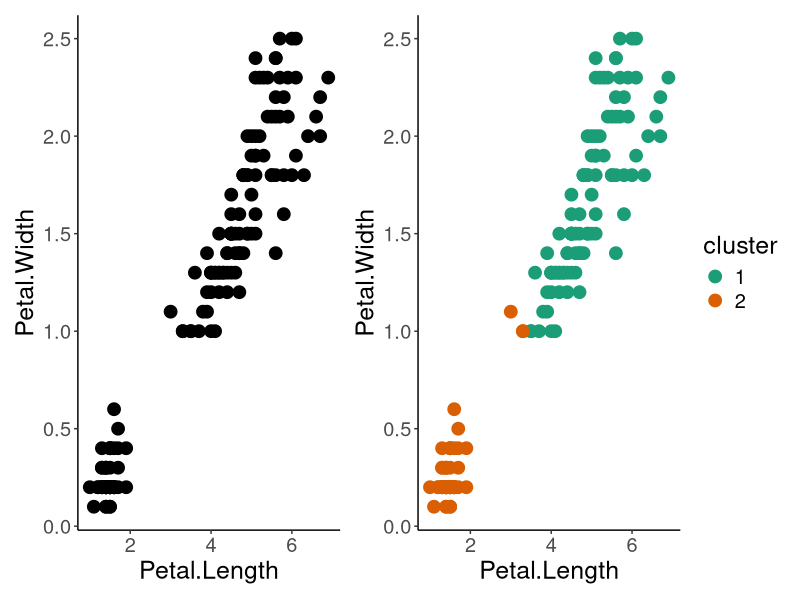

Generate this figure with R:
## ---- chunk 1
library(dplyr)
library(ggplot2)
library(patchwork)

data(iris)

p1 <- iris %>% ggplot(aes(Petal.Length, Petal.Width)) +
    geom_point(size = 4) +
    theme_classic() +
    theme(text = element_text(size = 18))

iris_for_cluster <- iris %>% select(-c(Species))

set.seed(123445)
my_clusters <- kmeans(iris_for_cluster, centers = 2)

iris2 <- tibble(cbind(iris, cluster = as.factor(my_clusters$cluster)))

p2 <- iris2  %>%
    ggplot(aes(x = Petal.Length, y = Petal.Width, colour = cluster)) +
        geom_point(size = 4) +
        theme_classic() +
        theme(text = element_text(size = 18)) +
        scale_color_brewer(palette = "Dark2")

p1 + p2


